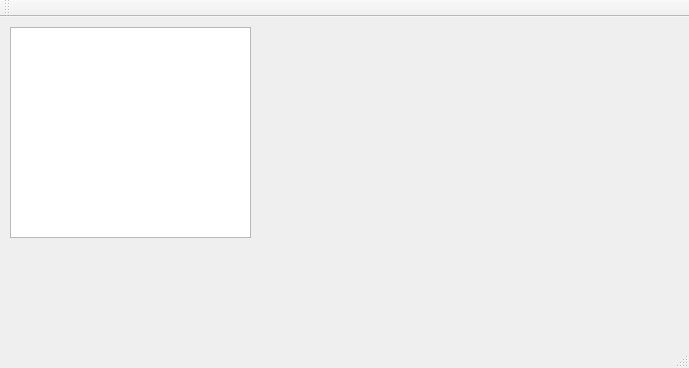
<?xml version="1.0" encoding="UTF-8"?>
<ui version="4.0">
 <class>MainWindow</class>
 <widget class="QMainWindow" name="MainWindow">
  <property name="geometry">
   <rect>
    <x>0</x>
    <y>0</y>
    <width>689</width>
    <height>368</height>
   </rect>
  </property>
  <property name="windowTitle">
   <string>KSZI</string>
  </property>
  <property name="windowIcon">
   <iconset>
    <normaloff>main_ico.png</normaloff>main_ico.png</iconset>
  </property>
  <widget class="QWidget" name="centralWidget">
   <widget class="QListWidget" name="list_operation">
    <property name="geometry">
     <rect>
      <x>10</x>
      <y>10</y>
      <width>241</width>
      <height>211</height>
     </rect>
    </property>
   </widget>
   <widget class="QWidget" name="gridLayoutWidget">
    <property name="geometry">
     <rect>
      <x>260</x>
      <y>10</y>
      <width>411</width>
      <height>311</height>
     </rect>
    </property>
    <layout class="QGridLayout" name="gridLayout"/>
   </widget>
  </widget>
  <widget class="QMenuBar" name="menuBar">
   <property name="geometry">
    <rect>
     <x>0</x>
     <y>0</y>
     <width>689</width>
     <height>19</height>
    </rect>
   </property>
  </widget>
  <widget class="QToolBar" name="mainToolBar">
   <attribute name="toolBarArea">
    <enum>TopToolBarArea</enum>
   </attribute>
   <attribute name="toolBarBreak">
    <bool>false</bool>
   </attribute>
  </widget>
  <widget class="QStatusBar" name="statusBar"/>
 </widget>
 <layoutdefault spacing="6" margin="11"/>
 <resources/>
 <connections/>
</ui>
